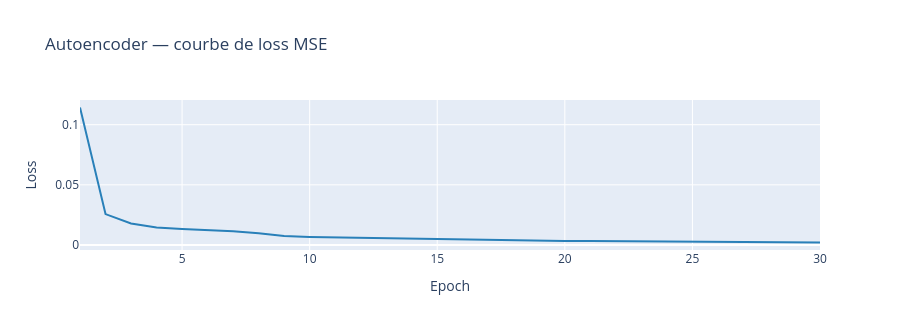

Source (notebook cell):
### Code cell
if TORCH_OK:
    input_dim = X_train_qt.shape[1]

    # Architecture : Encoder (input→16→8→4) + Decoder (4→8→16→input)
    ae = nn.Sequential(
        # Encoder
        nn.Linear(input_dim, 16), nn.ReLU(),
        nn.Linear(16, 8),         nn.ReLU(),
        nn.Linear(8, 4),
        # Decoder
        nn.Linear(4, 8),          nn.ReLU(),
        nn.Linear(8, 16),         nn.ReLU(),
        nn.Linear(16, input_dim)
    ).to(device)

    # Entraînement sur le trafic normal uniquement
    X_normal = X_train_qt[y_train_full == 0]
    print(f'Entraînement sur {X_normal.shape[0]:,} connexions normales...')

    loader    = DataLoader(TensorDataset(torch.FloatTensor(X_normal).to(device)),
                            batch_size=256, shuffle=True)
    optimizer = torch.optim.Adam(ae.parameters(), lr=1e-3)
    losses    = []
    ae.train()
    start = time.perf_counter()

    for epoch in range(30):
        epoch_loss = 0
        for (batch,) in loader:
            optimizer.zero_grad()
            loss = nn.MSELoss()(ae(batch), batch)
            loss.backward()
            optimizer.step()
            epoch_loss += loss.item()
        losses.append(epoch_loss / len(loader))
        if (epoch + 1) % 5 == 0:
            print(f'  Epoch {epoch+1}/30 | Loss : {losses[-1]:.6f}')

    print(f'[timer] {time.perf_counter() - start:.1f}s')

    # Courbe de loss
    fig = px.line(x=list(range(1, 31)), y=losses, title='Autoencoder — courbe de loss MSE',
                   labels={'x': 'Epoch', 'y': 'Loss'})
    fig.update_traces(line_color='#2980b9', line_width=2)
    fig.update_layout(height=330)
    fig.show()

    # Scores = erreur de reconstruction MSE
    ae.eval()
    X_test_t = torch.FloatTensor(X_test_qt).to(device)
    with torch.no_grad():
        recon_err = ((X_test_t - ae(X_test_t)) ** 2).mean(dim=1).cpu().numpy()

    scores_ae = normalize_scores(recon_err)
    preds_ae  = scores_to_preds(scores_ae, CONTAMINATION)
    quick_eval('Autoencoder', y_test, preds_ae, scores_ae)

    torch.save(ae.state_dict(), MODELS_DIR / 'autoencoder.pt')
    print('Sauvegardé → autoencoder.pt')
else:
    print('Section ignorée (PyTorch non disponible).')

### Figure 1 — Plotly figure (JSON) as saved in the notebook; plotly's stock layout.template omitted (floating-point values rounded to 4 significant figures)
{"data": [{"hovertemplate": "Epoch=%{x}<br>Loss=%{y}<extra></extra>", "legendgroup": "", "line": {"color": "#2980b9", "dash": "solid", "width": 2}, "marker": {"symbol": "circle"}, "mode": "lines", "name": "", "orientation": "v", "showlegend": false, "type": "scatter", "x": [1, 2, 3, 4, 5, 6, 7, 8, 9, 10, 11, 12, 13, 14, 15, 16, 17, 18, 19, 20, 21, 22, 23, 24, 25, 26, 27, 28, 29, 30], "xaxis": "x", "y": [0.1143, 0.02568, 0.01788, 0.01451, 0.01323, 0.01229, 0.0115, 0.009773, 0.00738, 0.006644, 0.00627, 0.005851, 0.005427, 0.005063, 0.004756, 0.004388, 0.004015, 0.003752, 0.003526, 0.003384, 0.003281, 0.003186, 0.003083, 0.002954, 0.002807, 0.002652, 0.002498, 0.002336, 0.002168, 0.002065], "yaxis": "y"}], "layout": {"height": 330, "legend": {"tracegroupgap": 0}, "title": {"text": "Autoencoder — courbe de loss MSE"}, "xaxis": {"anchor": "y", "domain": [0, 1], "title": {"text": "Epoch"}}, "yaxis": {"anchor": "x", "domain": [0, 1], "title": {"text": "Loss"}}}}
